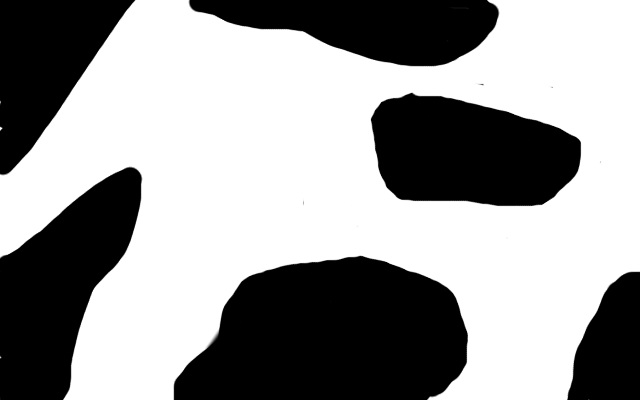
#> input picture src/rotors_simulator/rotors_gazebo/resource/example_odometry_plugin_map1.bmp, 640 x 400 px, given in place of the camera
$ python webcam_sub.py
#> lines starting #> are read from the running program, lines starting #| are printed output that depends on the picture; after the words box and inside, x2 and y2 are one past the last pixel; in counts of white or black regions, pixels touching at a corner belong together
#!/usr/bin/env python

'''
Welcome to the Object Tracking Program!

Using real-time streaming video from your built-in webcam, this program:
  - Creates a bounding box around a moving object
  - Calculates the coordinates of the centroid of the object
  - Tracks the centroid of the object

Author:
  - Addison Sears-Collins
  - https://automaticaddison.com
'''

from __future__ import print_function # Python 2/3 compatibility
import cv2 # Import the OpenCV library
import numpy as np # Import Numpy library

# Project: Object Tracking
# Author: Addison Sears-Collins
# Website: https://automaticaddison.com
# Date created: 06/13/2020
# Python version: 3.7

def main():
    """
    Main method of the program.
    """

    # Create a VideoCapture object
    cap = cv2.VideoCapture(0)

    # Create the background subtractor object
    # Use the last 700 video frames to build the background
    back_sub = cv2.createBackgroundSubtractorMOG2(history=700,
        varThreshold=25, detectShadows=True)

    # Create kernel for morphological operation
    # You can tweak the dimensions of the kernel
    # e.g. instead of 20,20 you can try 30,30.
    kernel = np.ones((20,20),np.uint8)

    while(True):

        # Capture frame-by-frame
        # This method returns True/False as well
        # as the video frame.
        ret, frame = cap.read()
#> frame is the input picture: shape (400, 640, 3); min 0, max 255, mean 152.9

        # Use every frame to calculate the foreground mask and update
        # the background
        fg_mask = back_sub.apply(frame)
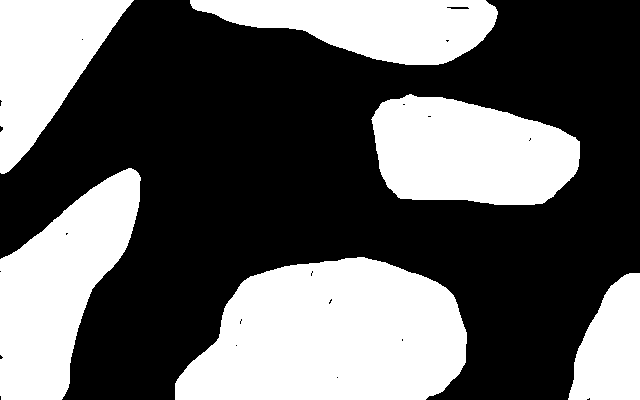
#> fg_mask: shape (400, 640); values 127 (black) and 255 (white), 39.2% white; 6 white regions, box (x1, y1, x2, y2) and area: (175, 257, 467, 400) 32452, (0, 168, 141, 400) 18192, (371, 94, 580, 205) 17863, (190, 0, 498, 65) 12697, (0, 0, 134, 174) 12587, (568, 273, 640, 400) 6570

        # Close dark gaps in foreground object using closing
        fg_mask = cv2.morphologyEx(fg_mask, cv2.MORPH_CLOSE, kernel)
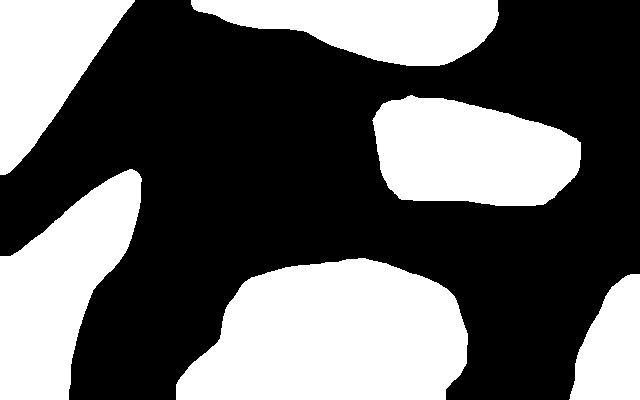
#> fg_mask: shape (400, 640); values 127 (black) and 255 (white), 39.4% white; 6 white regions, box (x1, y1, x2, y2) and area: (176, 258, 468, 400) 32306, (0, 169, 142, 400) 18333, (372, 95, 581, 206) 17871, (191, 0, 499, 66) 13099, (0, 0, 135, 175) 12918, (569, 274, 640, 400) 6376

        # Remove salt and pepper noise with a median filter
        fg_mask = cv2.medianBlur(fg_mask, 5)
#> fg_mask: shape (400, 640); values 127 (black) and 255 (white), 39.4% white; 6 white regions, box (x1, y1, x2, y2) and area: (176, 258, 468, 400) 32307, (0, 169, 142, 400) 18332, (373, 95, 581, 206) 17859, (191, 0, 499, 66) 13095, (0, 0, 135, 175) 12917, (569, 274, 640, 400) 6374

        # Threshold the image to make it either black or white
        _, fg_mask = cv2.threshold(fg_mask,127,255,cv2.THRESH_BINARY)
#> fg_mask: shape (400, 640); 39.4% white; 6 white regions

        # Find the index of the largest contour and draw bounding box
        fg_mask_bb = fg_mask
        contours, hierarchy = cv2.findContours(fg_mask_bb,cv2.RETR_TREE,cv2.CHAIN_APPROX_SIMPLE)[-2:]
#> contours = 6 contours; box (x1, y1, x2, y2) and area: (176, 258, 468, 400) 31954, (0, 169, 142, 400) 18043, (373, 95, 581, 206) 17608, (191, 0, 499, 66) 12772, (0, 0, 135, 175) 12672, (569, 274, 640, 400) 6206
        areas = [cv2.contourArea(c) for c in contours]
#> areas = [6206, 31954, 18043, 17607.5, 12772.5, 12671.5]

        # If there are no countours
        if len(areas) < 1:

            # Display the resulting frame
            cv2.imshow('frame',frame)

            # If "q" is pressed on the keyboard,
            # exit this loop
            if cv2.waitKey(1) & 0xFF == ord('q'):
                break

            # Go to the top of the while loop
            continue

        else:
            # Find the largest moving object in the image
            max_index = np.argmax(areas)
#> max_index = 1

        # Draw the bounding box
        cnt = contours[max_index]
#> cnt = contour of 202 points, box (x1, y1, x2, y2) (176, 258, 468, 400), area 31954
        x,y,w,h = cv2.boundingRect(cnt)
#> x = 176; y = 258; w = 292; h = 142
        cv2.rectangle(frame,(x,y),(x+w,y+h),(0,255,0),3)

        # Draw circle in the center of the bounding box
        x2 = x + int(w/2)
#> x2 = 322
        y2 = y + int(h/2)
#> y2 = 329
        cv2.circle(frame,(x2,y2),4,(0,255,0),-1)
#> frame: shape (400, 640, 3); mean B, G, R 150.3, 153.8, 150.3

        # Print the centroid coordinates (we'll use the center of the
        # bounding box) on the image
        text = "x: " + str(x2) + ", y: " + str(y2)
#> text = 'x: 322, y: 329'
        cv2.putText(frame, text, (x2 - 10, y2 - 10),
			cv2.FONT_HERSHEY_SIMPLEX, 0.5, (0, 255, 0), 2)
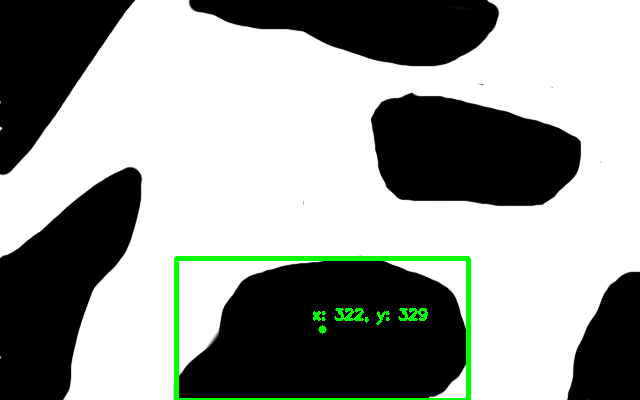
#> frame: shape (400, 640, 3); mean B, G, R 150.3, 154.4, 150.3

        # Display the resulting frame
        cv2.imshow('frame',frame)

        # If "q" is pressed on the keyboard,
        # exit this loop
        if cv2.waitKey(1) & 0xFF == ord('q'):
#> (key q is pressed here)
            break

    # Close down the video stream
    cap.release()
    cv2.destroyAllWindows()

if __name__ == '__main__':
    print(__doc__)
    main()

$ run again, on src/rotors_simulator/rotors_gazebo/resource/example_odometry_plugin_map2.bmp
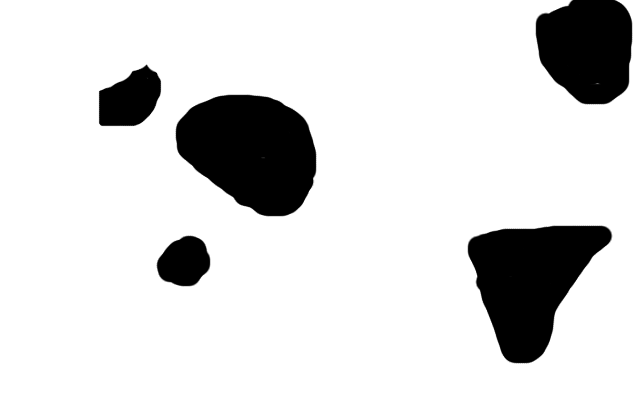
#> input picture src/rotors_simulator/rotors_gazebo/resource/example_odometry_plugin_map2.bmp, 640 x 400 px, given in place of the camera
#> in main, frame is the input picture: shape (400, 640, 3); min 0, max 255, mean 218
#> in main, `fg_mask = cv2.morphologyEx(fg_mask, cv2.MORPH_CLOSE, kernel)`:
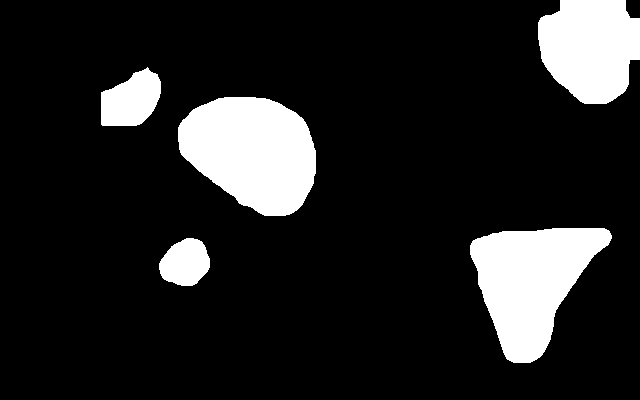
#> fg_mask: shape (400, 640); values 127 (black) and 255 (white), 14.1% white; 5 white regions, box (x1, y1, x2, y2) and area: (178, 97, 316, 216) 12159, (470, 228, 612, 363) 11284, (538, 0, 640, 104) 8389, (101, 67, 161, 126) 2534, (159, 238, 210, 286) 1827
#> contours = 5 contours; box (x1, y1, x2, y2) and area: (178, 97, 316, 216) 11973, (470, 228, 612, 363) 11072, (538, 0, 640, 104) 8228, (101, 68, 161, 126) 2438, (159, 238, 210, 286) 1755
#> areas = [1755, 11072, 11973, 2438.5, 8228.5]
#> max_index = 2
#> cnt = contour of 166 points, box (x1, y1, x2, y2) (178, 97, 316, 216), area 11973
#> x = 178; y = 97; w = 138; h = 119
#> x2 = 247
#> y2 = 156
#> text = 'x: 247, y: 156'
#> in main, `cv2.putText(frame, text, (x2 - 10, y2 - 10), cv2.FONT_HERSHEY_SIMPLEX,..`:
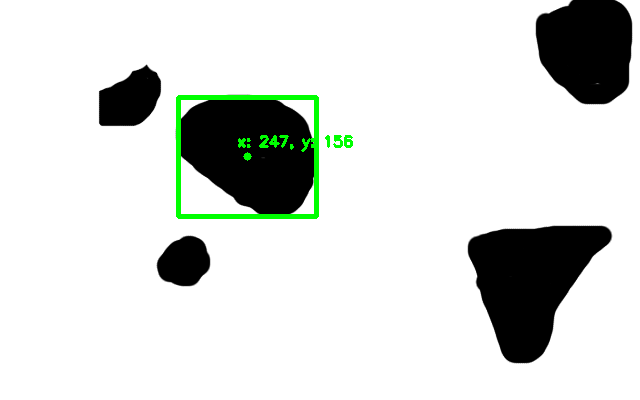
#> frame: shape (400, 640, 3); mean B, G, R 215.7, 219, 215.7
